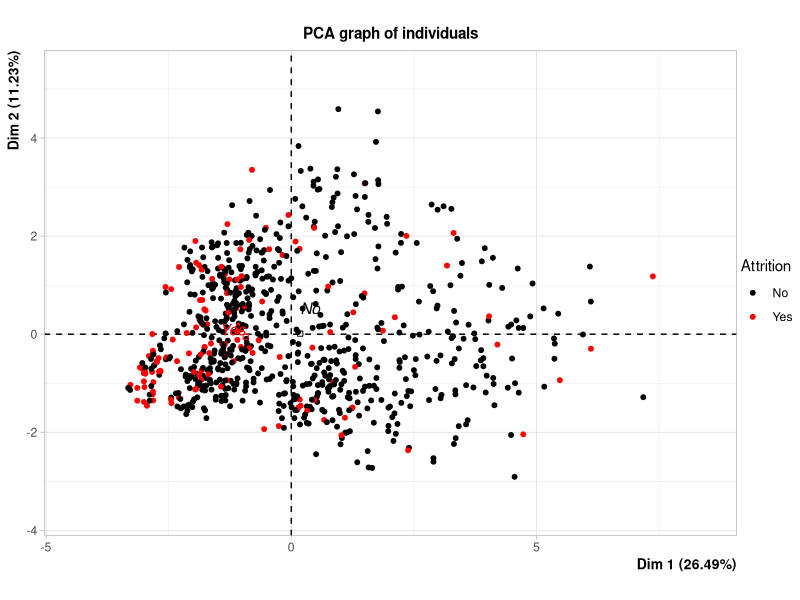
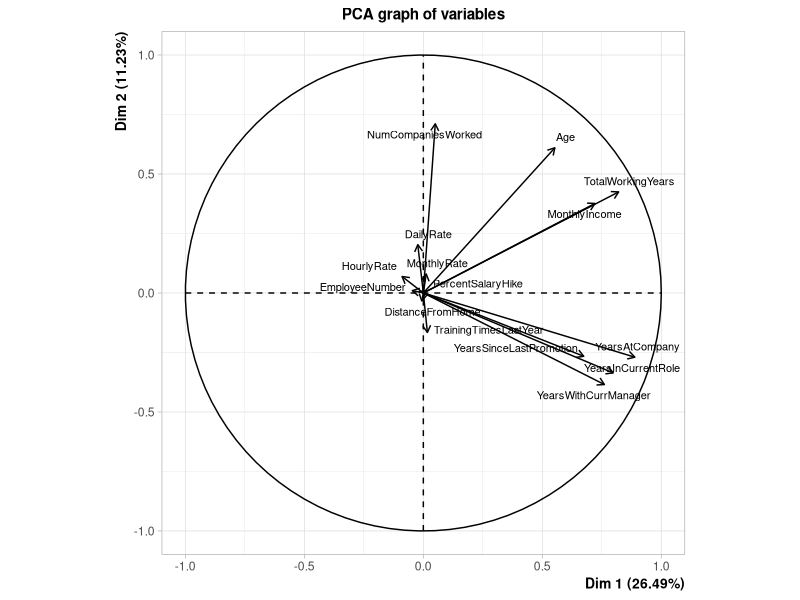
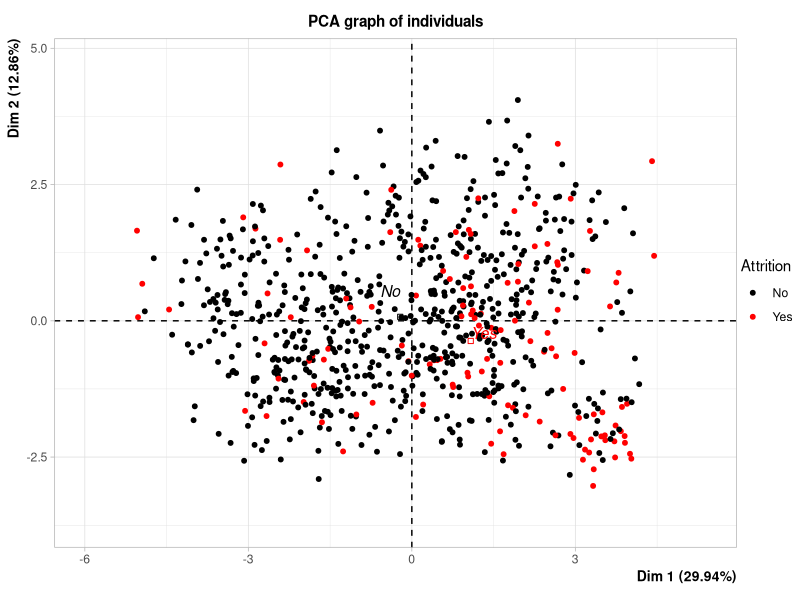
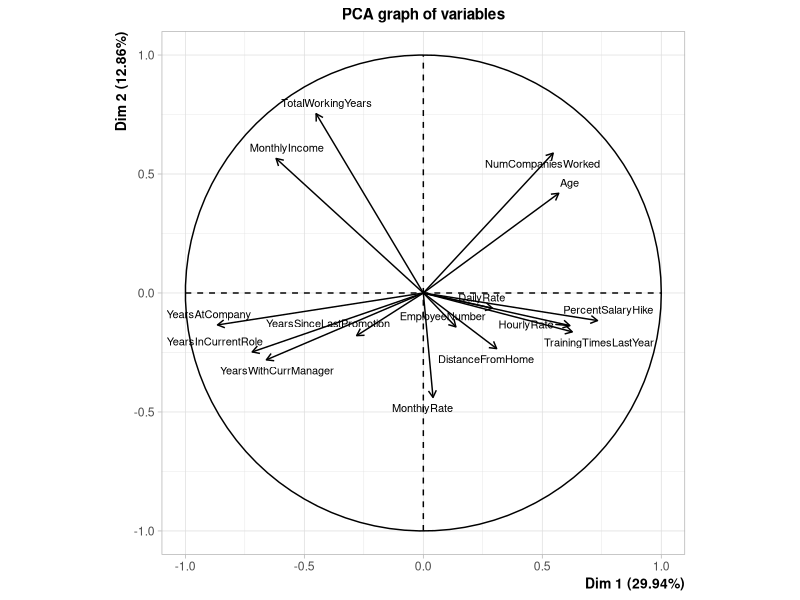
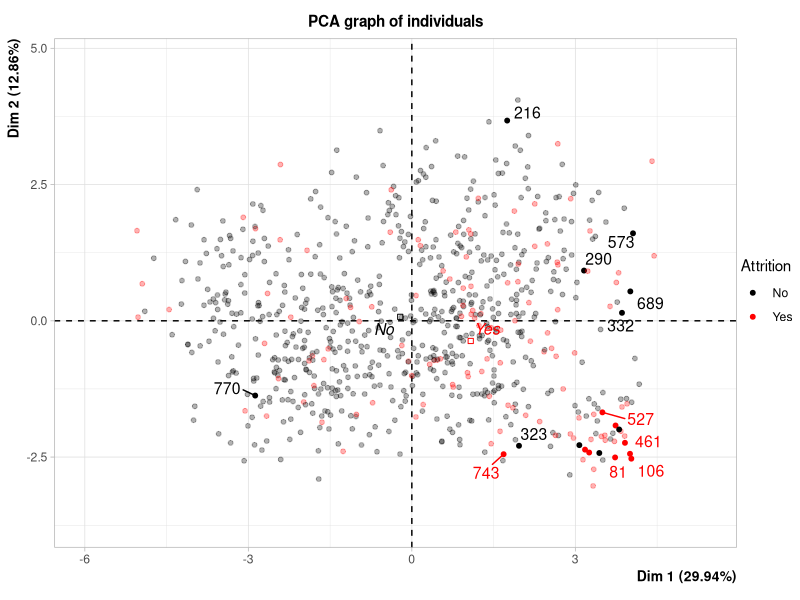
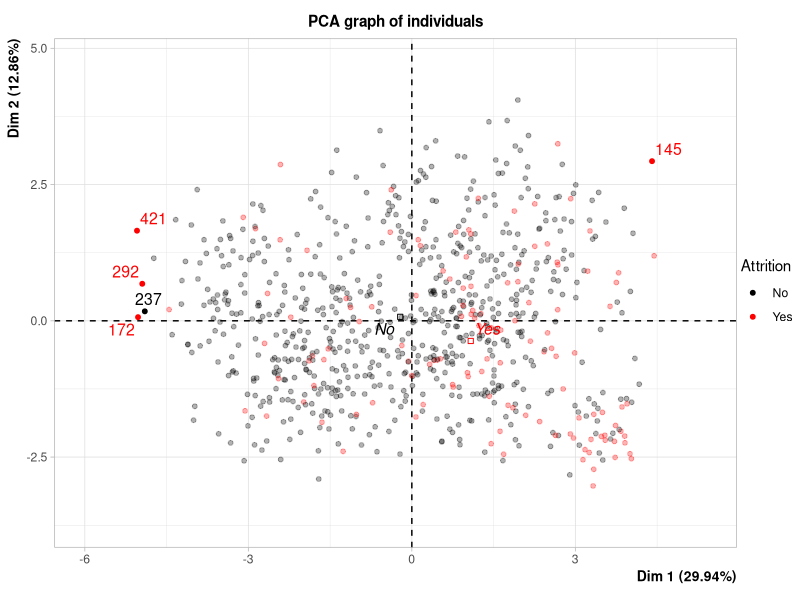

Recreate these plots in R, in order. (Note: this script raises an error after producing the figures.)
## ---- chunk 1
fact.data <- function(data) {
  if (!is.null(data$Attrition))
    data$Attrition <- as.factor(data$Attrition)
  data$BusinessTravel <- as.factor(data$BusinessTravel)
  data$Department <- as.factor(data$Department)
  data$Education <- as.factor(data$Education)
  data$EducationField <- as.factor(data$EducationField)
  data$EnvironmentSatisfaction <- as.factor(data$EnvironmentSatisfaction)
  data$Gender <- as.factor(data$Gender)
  data$JobInvolvement <- as.factor(data$JobInvolvement)
  data$JobLevel <- as.factor(data$JobLevel)
  data$JobRole <- as.factor(data$JobRole)
  data$JobSatisfaction <- as.factor(data$JobSatisfaction)
  data$MaritalStatus <- as.factor(data$MaritalStatus)
  data$OverTime <- as.factor(data$OverTime)
  data$PerformanceRating <- as.factor(data$PerformanceRating)
  data$RelationshipSatisfaction <- as.factor(data$RelationshipSatisfaction)
  data$StockOptionLevel <- as.factor(data$StockOptionLevel)
  data$WorkLifeBalance <- as.factor(data$WorkLifeBalance)
  return(data)
}
## ---- chunk 2
data_train <- read.csv2("spreadsheets/data_train.csv", sep = ",")
data_train <- na.omit(data_train)
data_train <- fact.data(data_train)
dim(data_train)
head(data_train)
## ---- chunk 3
data_train_num <- data_train[, unlist(lapply(data_train, is.numeric))]
data_train_num[16] <- data_train["Attrition"]
dim(data_train_num)
head(data_train_num)
## ---- chunk 4
chisq.test(data_train_num[-16])
## ---- chunk 5
library(FactoMineR)
res.pca <- PCA(data_train_num, scale.unit = TRUE, graph = FALSE, quali.sup = 16)
plot(res.pca, choix = "ind", habillage = 16, select = FALSE, unselect = 0)
plot(res.pca, choix = "var", cex = 0.7)
## ---- chunk 6
data_train_log <- log(data_train_num[,-16])
data_train_log[data_train_log == -Inf] <- 0
data_train_log <- t(scale(t(data_train_log)))
data_train_log <- as.data.frame(data_train_log)
data_train_log[16] <- data_train["Attrition"]

head(data_train_log)
## ---- chunk 7
res.pca.log <- PCA(data_train_log, scale.unit = TRUE, graph = FALSE, quali.sup = 16)
plot(res.pca.log, choix = "ind", habillage = 16, select = FALSE, unselect = 0)
plot(res.pca.log, choix = "var", cex = 0.7)
## ---- chunk 8
plot(res.pca.log, select="cos2 0.82", choix="ind", habillage = 16)
plot(res.pca.log, select="contrib 5", choix="ind", habillage = 16)
## ---- chunk 9
summary(res$eig)
barplot(res$eig[,2])
## ---- chunk 10
usefull_col <- (res$var$contrib[,1] > median(res$var$contrib[,1])) | (res$var$contrib[,2] > median(res$var$contrib[,2]))
usefull_col
## ---- chunk 11
data_train_fact <- data_train[, unlist(lapply(data_train, is.factor))]
dim(data_train_fact)
head(data_train_fact)
## ---- chunk 12
library(FactoMineR)
res.mca = MCA(data_train_fact, graph = FALSE)
barplot(res$eig[,2])
plot(res.mca, choix = "var", cex = 0.7)
plot(res.mca, choix = "var", xlim = c(0, 0.05), ylim = c(0, 0.05), cex = 0.5)
## ---- chunk 13
attach(data_train)
chisq.test(table(EducationField, JobRole))
chisq.test(table(EducationField, Department))
chisq.test(table(JobRole, Department))
## ---- chunk 14
attach(data_train)
plot(table(Attrition,Gender))
chisq.test(table(Attrition,Gender))
